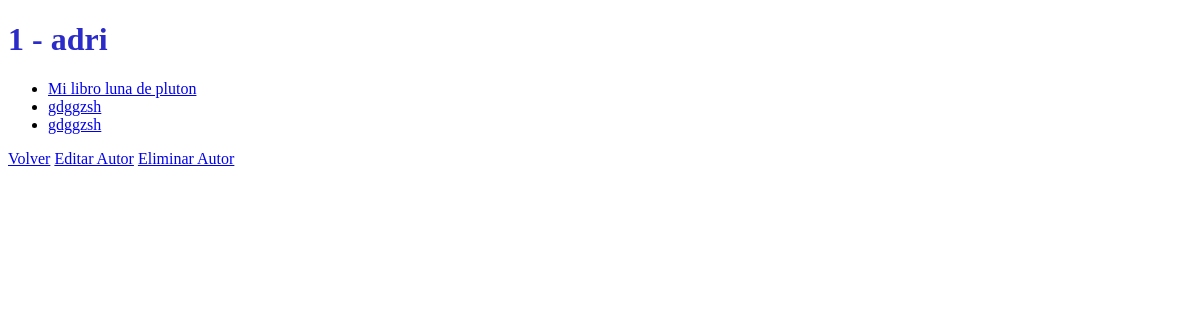
Page /autor/1 on the earlier database version.
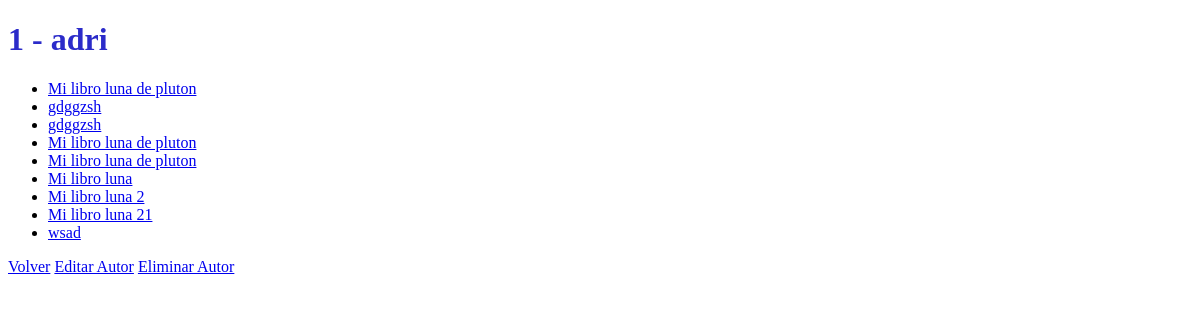
Same page on the later database version.
### blog/models.py (models this page shows, shortened)
class Post(models.Model):
    titulo = models.CharField(max_length=200)
    autor = models.ForeignKey(Autor, on_delete=models.CASCADE, related_name="posts")
    cuerpo = models.TextField()
    fcreacion = models.DateField()

### blog/views.py (the view)
# urls.py: path('autor/<int:pk>', views.detalle_autor, name='detalle_autor'),
def detalle_autor(request,pk):
    autor= get_object_or_404(Autor, pk=pk)
    postDeAutores = Post.objects.filter(autor=pk)
    return render(request, 'blog/detalle_autor.html', {'autor':autor,'posts':postDeAutores})

### blog/models.py (called while the page is built)
    def __str__(self):
        return f"{self.pk} - {self.nombre}"

### blog/templates/blog/detalle_autor.html
{% extends 'blog/base.html' %}
{% block titulo %}{{autor}}{% endblock %}
{% block contenido %}
    {% if posts %}
        <ul>
            {% for post in posts %}
                <li><a href="{% url 'detalle_post' pk=post.pk %}">{{post.titulo}}</a></li>
            {% endfor %}
        </ul>
    {% else %}
        <p>Aún no tiene nada</p>
    {% endif %}
    <a href="{% url 'autores' %}">Volver</a>
    <a href="{% url 'autor_edit' pk=autor.pk %}">Editar Autor</a>
    <a href="{% url 'delete_autor' pk=autor.pk %}">Eliminar Autor</a>
{% endblock %}

Differences in the rows shown:
added Post: titulo "Mi libro luna de pluton"
added Post: titulo "Mi libro luna de pluton"
added Post: titulo "Mi libro luna"
added Post: titulo "Mi libro luna 2"
added Post: titulo "Mi libro luna 21"
added Post: titulo "wsad"
